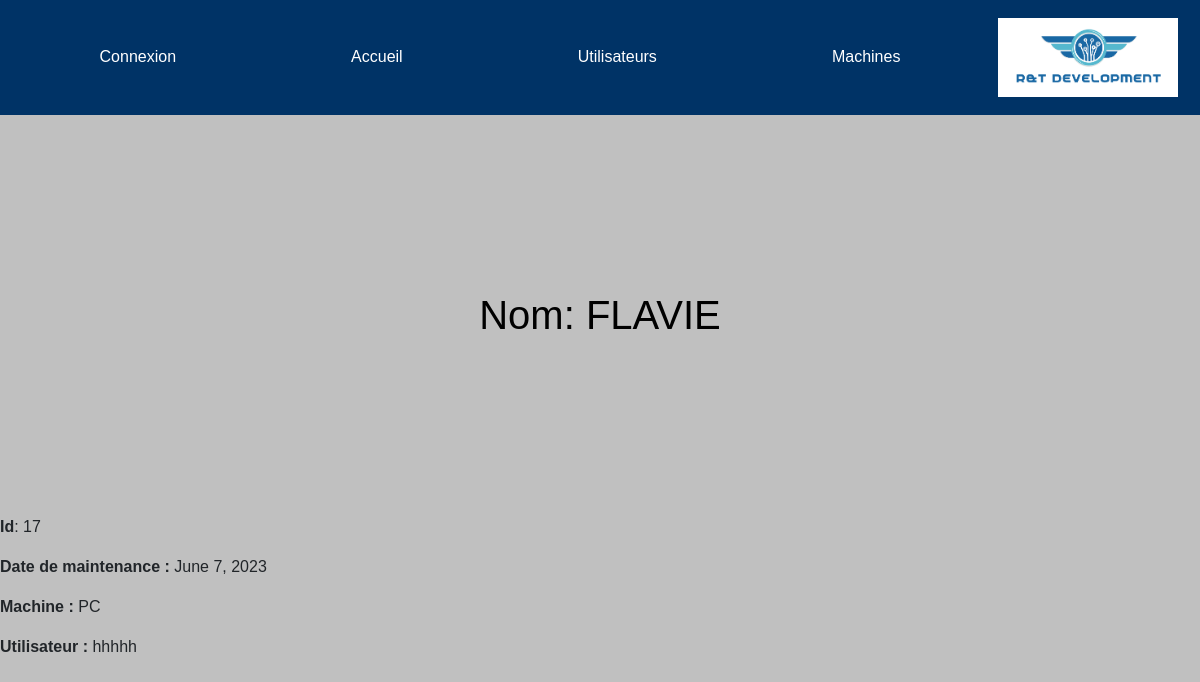
The page /machines/17 on the database its author committed.
### projectApp/models.py (models this page shows, shortened)
class Machine(models.Model):
    TYPE_CHOICES = (
        ('PC', 'PC - Run Windows'),
        ('Mac', 'Mac - Run MacOS'),
        ('Serveur', 'Serveur - Simple Server to deploy virtual machines'),
        ('Switch', 'Switch - To maintain and connect servers'),
    )
    ETAT_CHOICES = (
        ('en_ligne', 'En ligne'),
        ('hors_ligne', 'Hors ligne'),
    )
    etat = models.CharField(max_length=20, choices=ETAT_CHOICES, default='hors_ligne')
    id = models.AutoField(
                        primary_key=True,
                        editable=False)
    nom = models.CharField(
                        max_length= 6)
    maintenanceDate=models.DateField(default=datetime.now())
    mach=models.CharField(max_length=32, choices=TYPE_CHOICES, default='PC')
    utilisateur = models.ForeignKey(Personnel, on_delete=models.SET_NULL, null=True, blank=True)

class Personnel(models.Model):
    id = models.AutoField(primary_key=True, editable=True, validators=[MaxValueValidator(9999999999999)])
    nom = models.CharField(max_length=50)
    prenom = models.CharField(max_length=50)

### projectApp/views.py (the view)
# urls.py: path('machines/<pk>', views.machine_detail_view, name='machine-detail'),
def machine_detail_view(request, pk):
    machine = get_object_or_404(Machine, id=pk)
    context = {'machine': machine}
    return render(request, 'machine_detail.html', context)

### projectApp/templates/machine_detail.html
{% extends "index.html" %}
{% block content %}
<h1>Nom: {{ machine.nom }}</h1>
<p><strong>Id</strong>: {{ machine.id}}</p>
<p><strong>Date de maintenance :</strong> {{machine.maintenanceDate}}</p>
<p><strong>Machine :</strong> {{ machine.mach }}</p>
{% if machine.utilisateur %}
<p><strong>Utilisateur :</strong> {{ machine.utilisateur.nom }} {{ machine.utilisateur.prenom }}</p>
{% else %}
<p><strong>Utilisateur :</strong> Non associé</p>
{% endif %}
{% endblock %}

### projectApp/static/css/style.css (style rules this page uses)
body { font-family: Arial, sans-serif; background-color: #C0C0C0; }
h1 { display: flex; align-items: center; justify-content: center; height: 50vh; margin: 0; color: black; }

### rows shown on the page
Machine: nom "FLAVIE", id "17", maintenanceDate "June 7, 2023", mach "PC", utilisateur.nom "hhhhh"
